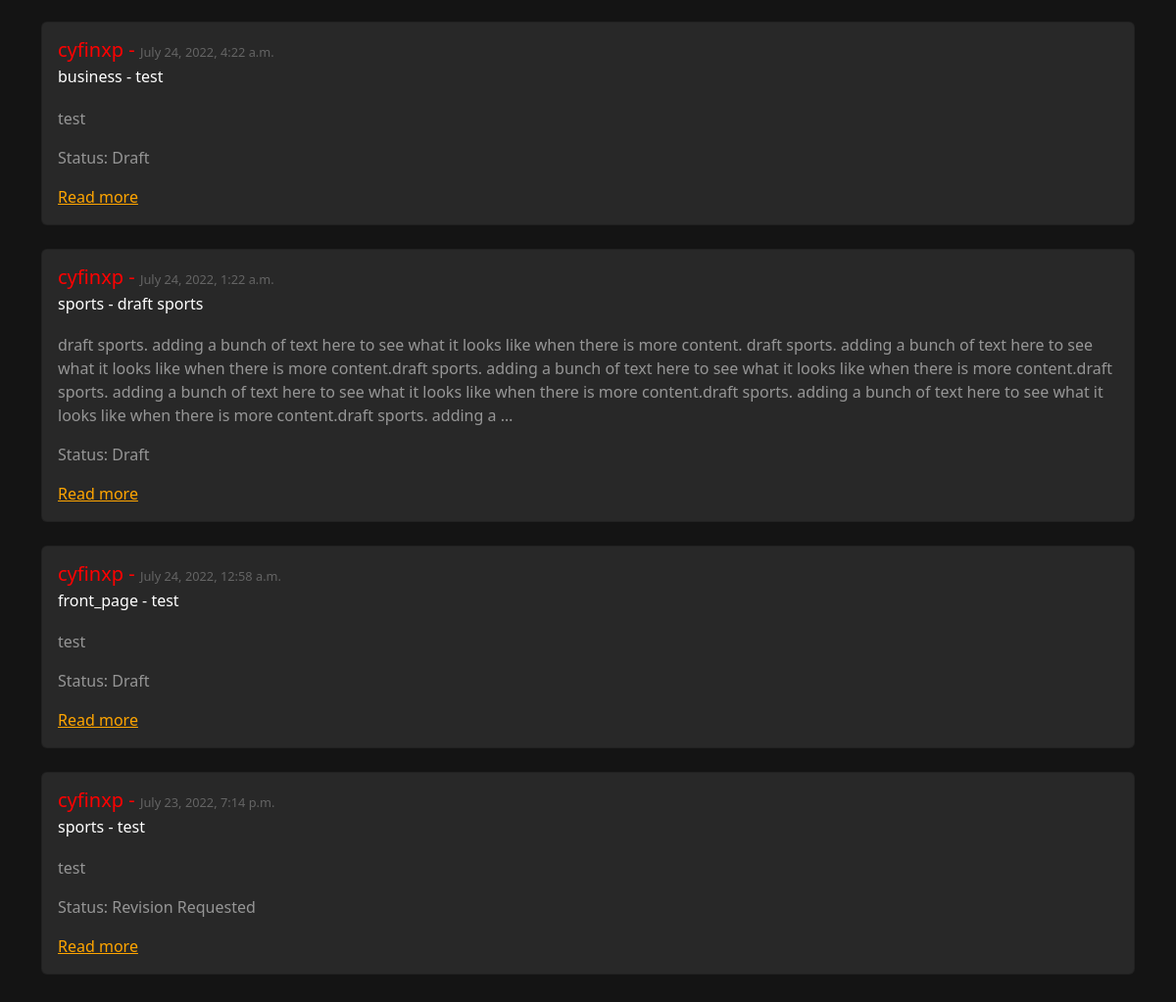
The app's page /articles/drafts/ (signed in, lower part), older data.
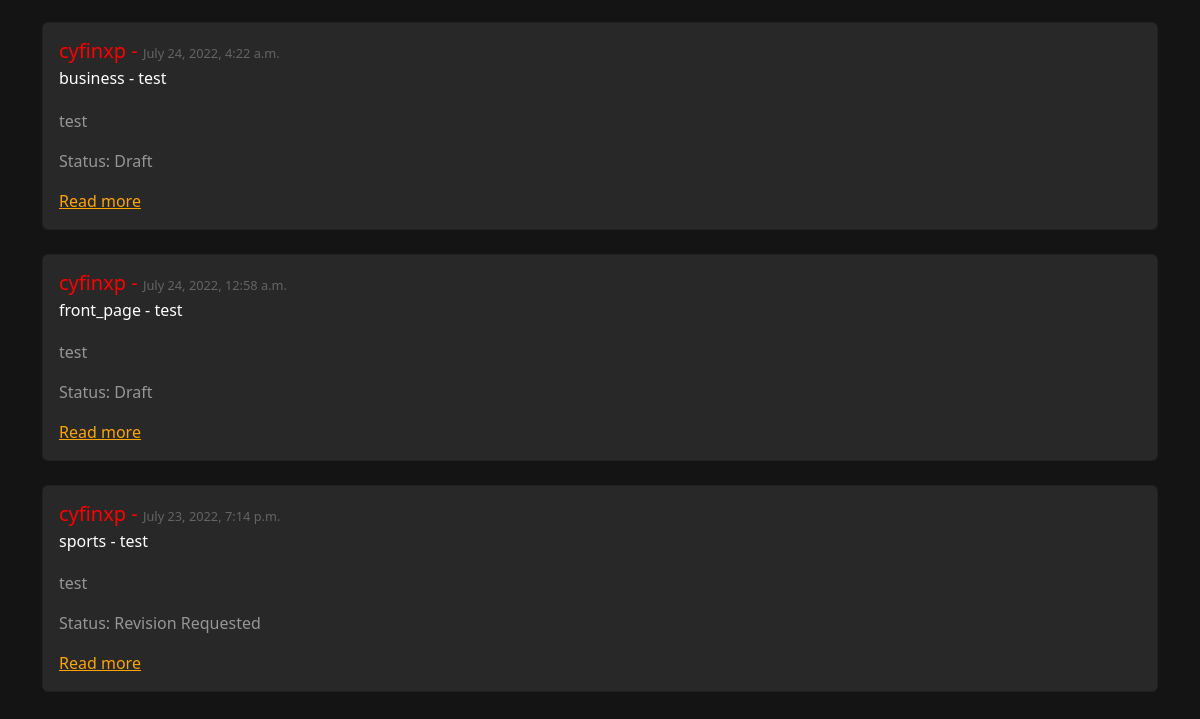
The same page, newer data.
### articles/models.py (models this page shows, shortened)
class Article(models.Model):
    title = models.CharField(max_length=128)
    subtitle = models.CharField(max_length=128)
    author = models.ForeignKey(
        get_user_model(),
        on_delete=models.CASCADE
    )
    section = models.ForeignKey(
        Section,
        on_delete=models.CASCADE,
        null=True,
        blank=True
    )
    _type = models.ForeignKey(
        ArticleType,
        on_delete=models.CASCADE,
        null=True,
        blank=True
    )
    body = models.TextField()
    status = models.ForeignKey(
        Status,
        on_delete=models.CASCADE,
        null=True,
        blank=True
    )
    created_on = models.DateTimeField(auto_now_add=True)

class Section(models.Model):
    name = models.CharField(max_length=128)
    description = models.TextField()
    def __str__(self):
        return self.name

class Status(models.Model):
    name = models.CharField(max_length=128)
    description = models.TextField()
    def __str__(self):
        return self.name

### accounts/models.py (models this page shows)
class CustomUser(AbstractUser):
    role = models.ForeignKey(
        Role,
        on_delete=models.CASCADE,
        blank=True,
        null=True
    )
    department = models.ForeignKey(
        Department,
        on_delete=models.CASCADE,
        blank=True,
        null=True
    )

### articles/views.py (the view)
# urls.py: path('drafts/', ArticleDraftListView.as_view(), name='article_draft_list'),
class ArticleDraftListView(LoginRequiredMixin, ListView):
    template_name = "articles/draft_list.html"
    model = Article
    def get_article_list_context(self, context, _status):
        context["article_draft_list"] = Article.objects.exclude(status=_status).order_by("created_on").reverse()
        return context
    def get_context_data(self, **kwargs):
        context = super().get_context_data(**kwargs)
        status = Status.objects.get(id=1)
        print(status)
        ArticleNavbarHelper(context)
        if status.id == 1:
            return self.get_article_list_context(context, status)
        if self.request.user.role.id > 1:
            return self.get_article_list_context(context, status)
        raise PermissionDenied("You are not authorized to view this page.")

### articles/views.py (called while the page is built)
    def set_section(self, context):
        context["sections"] = Section.objects.all()

    def set_statuses(self, context):
        context["statuses"] = Status.objects.all()

### templates/articles/draft_list.html (shortened to what this page needs)
{% extends 'base.html' %}
{% block content %}
{% for article in article_draft_list %}
<div class="card">
  <div class="card-body">
    <h5>{{ article.author }}  - <span class="datetime">{{ article.created_on }}</span></h5>
    <h6 class="card-subtitle mb-2">{{ article.section }} - {{ article.title }}</h6>
    <p class="card-text">{{ article.body|truncatechars:500 }}</p>
    <p class="card-text">Status: {{ article.status }}</p>
    <a href="{% url 'article_detail' article.id %}" class="card-link">Read more</a>
  </div>
</div>
<br />
{% endfor %}
{% endblock content %}

Row changes from the older to the newer data that the page shows:
no longer on this page (row edited): Article: author "cyfinxp", created_on "July 24, 2022, 1:22 a.m.", section "sports", title "draft sports", body "draft sports. adding a bunch of text here to see what it looks like when there is more content. draft sports. adding a bunch of text here to see what it looks like when there is more content.draft sports. adding a bunch of text here to see what it looks like when there is more content.draft sports. adding a bunch of text here to see what it looks like when there is more content.draft sports. adding a bunch of text here to see what it looks like when there is more content.draft sports. adding a …", status "Draft"
